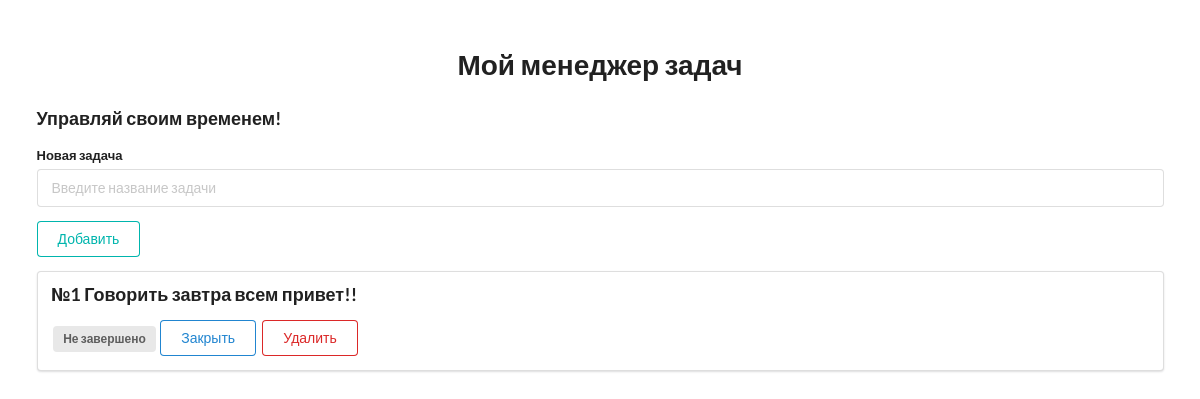
The app's page /, older data.
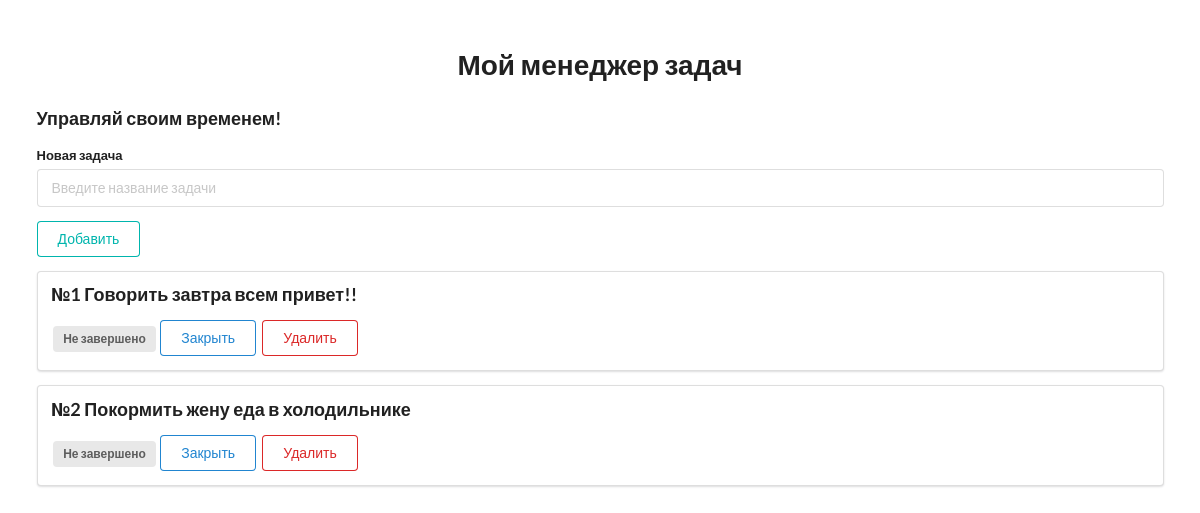
The same page, newer data.
### todolist/models.py (models this page shows, shortened)
class Todo(models.Model):
    title = models.CharField("Название задания", max_length=550)
    is_complete = models.BooleanField("Задание завершено",default=False)
    class Meta:
        verbose_name = "Задание"
        verbose_name_plural = "Задания"

### todolist/views.py (the view)
# urls.py: path('', views.index, name='index'),
def index(request):
    todos = Todo.objects.all()
    return render(request, 'todoapp/index.html', {'todo_list':todos, 'title':'Главная страница'})

### templates/todoapp/index.html (shortened to what this page needs)
{% extends 'todoapp/layout.html' %}
{% block content %}
<div style="margin-top: 50px;" class="ui container">
    <h1 class="ui center aligned header">Мой менеджер задач</h1>
    <h3 class="test_style">Управляй своим временем!</h3>
    <form class="ui form" action="{% url 'add' %}" method="post">
        <div class="field">
            <label>Новая задача</label>
            <input type="text" name="title" placeholder="Введите название задачи"><br>
        </div>
        <button class="ui teal basic button" type="submit">Добавить</button>
    </form>
{% for todo in todo_list %}
<div class="ui segment">
    <p class="ui big header">№{{ todo.id }} {{ todo.title }}</p>
    {% if todo.is_complete == False %}
    <span class="ui gray label">Не завершено</span>
    <a class="ui primary basic button" href="{% url 'update' todo_id=todo.id %}">Закрыть</a>
    {% else %}
    <span class="ui green label">Завершено</span>
    <a class="ui blue button" href="{% url 'update' todo_id=todo.id %}">Открыть</a>
    {% endif %}
    <a class="ui negative basic button" href="{% url 'delete' todo_id=todo.id %}">Удалить</a>
</div>
{% endfor %}
</div>
{% endblock content %}

### templates/todoapp/layout.html (shortened to what this page needs)
<!doctype html>
{% load static %}
<html lang="ru">
<head>
    <link rel="stylesheet" href="https://cdn.jsdelivr.net/npm/semantic-ui@2.4.2/dist/semantic.min.css">
    <link rel="stylesheet" href="{% static 'todolist/css/style.css' %}">
</head>
<body>
{% block content %}
{% endblock content %}
</body>
</html>

Row changes from the older to the newer data that the page shows:
added Todo: id "2", title "Покормить жену еда в холодильнике", is_complete "Не завершено"
